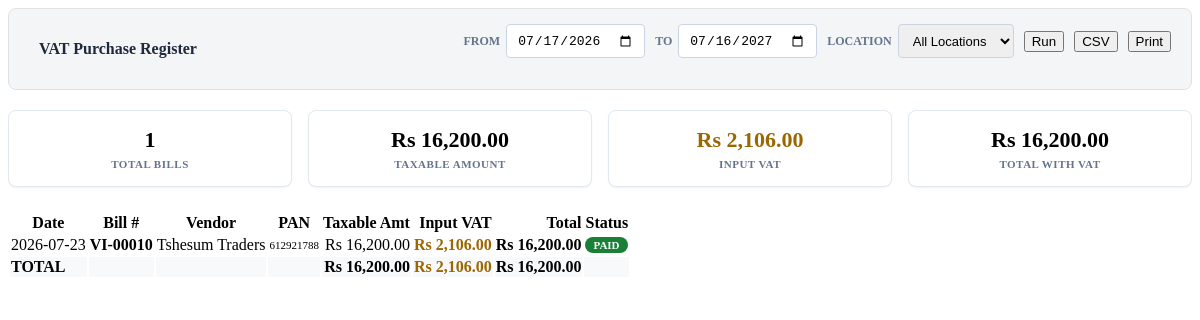
Screenshot of /forms/modules/reports/vat/purchase_register_list.php with the database file from the repository.
### tables this page shows
CREATE TABLE `system_info` (
  `id` int(30) NOT NULL AUTO_INCREMENT,
  `meta_field` text NOT NULL,
  `meta_value` text NOT NULL,
  PRIMARY KEY (`id`),
  KEY `idx_si_meta_field` (`meta_field`(768))
);

CREATE TABLE `vendor_bills` (
  `id` varchar(36) NOT NULL,
  `header_id` varchar(36) NOT NULL,
  `vendor_id` varchar(36) NOT NULL,
  `bill_date` date NOT NULL,
  `due_date` date NOT NULL,
  `vendor_invoice_number` varchar(50) DEFAULT NULL,
  `subtotal` decimal(14,2) NOT NULL,
  `discount_amount` decimal(14,2) NOT NULL,
  `tax_amount` decimal(14,2) NOT NULL,
  `total_amount` decimal(14,2) NOT NULL,
  `amount_paid` decimal(14,2) NOT NULL,
  `balance_due` decimal(14,2) NOT NULL,
  `payment_status` enum('unpaid','partial','paid') NOT NULL,
  `created_by` varchar(36) DEFAULT NULL,
  PRIMARY KEY (`id`),
  UNIQUE KEY `header_id` (`header_id`),
  UNIQUE KEY `vendor_invoice_number` (`vendor_invoice_number`),
  KEY `idx_vb_date` (`bill_date`),
  KEY `idx_vb_header_id` (`header_id`),
  KEY `idx_vb_vendor_id` (`vendor_id`),
  KEY `idx_vb_due_date` (`due_date`),
  KEY `idx_vb_balance_due` (`balance_due`),
  KEY `idx_vb_vendor_status` (`vendor_id`,`balance_due`),
  KEY `idx_vb_payment_status` (`payment_status`,`bill_date`),
  CONSTRAINT `vendor_bills_ibfk_1` FOREIGN KEY (`header_id`) REFERENCES `transaction_headers` (`id`),
  CONSTRAINT `vendor_bills_ibfk_2` FOREIGN KEY (`vendor_id`) REFERENCES `vendors` (`id`)
);

CREATE TABLE `vendors` (
  `id` varchar(36) NOT NULL,
  `vendor_code` varchar(20) DEFAULT NULL,
  `company_name` varchar(150) NOT NULL,
  `contact_name` varchar(100) DEFAULT NULL,
  `location_id` varchar(36) DEFAULT NULL,
  `phone` varchar(20) DEFAULT NULL,
  `email` varchar(150) DEFAULT NULL,
  `address` text DEFAULT NULL,
  `pan_number` varchar(20) DEFAULT NULL,
  `vat_number` varchar(20) DEFAULT NULL,
  `payable_account_id` varchar(36) NOT NULL,
  `payment_terms_days` int(11) DEFAULT NULL,
  `credit_limit` decimal(14,2) DEFAULT NULL,
  `is_active` tinyint(1) NOT NULL DEFAULT 1,
  `created_at` timestamp NOT NULL DEFAULT current_timestamp(),
  `is_deleted` tinyint(1) DEFAULT 0,
  `updated_at` timestamp NOT NULL DEFAULT current_timestamp() ON UPDATE current_timestamp(),
  PRIMARY KEY (`id`),
  UNIQUE KEY `vendor_code` (`vendor_code`),
  KEY `payable_account_id` (`payable_account_id`),
  KEY `location_id` (`location_id`),
  KEY `idx_vend_del_act` (`is_deleted`,`is_active`),
  KEY `idx_vend_created` (`created_at`,`is_deleted`),
  CONSTRAINT `vendors_ibfk_1` FOREIGN KEY (`payable_account_id`) REFERENCES `accounts` (`id`)
);

### forms/modules/reports/vat/purchase_register_list.php (the view, shortened to what the rows shown need)
<?php
require_once 'database/DBConnection.php';
require_once 'forms/modules/reports/rpt_helpers.php';
$db = db();
$fy        = rpt_get_current_fiscal_year_dates();
$today     = date('Y-m-d');
$date_from = $_GET['date_from'] ?? $fy['start_date'];
$date_to   = $_GET['date_to']   ?? $fy['end_date'];
$loc_sql = rpt_location_sql('th');
$bills = $db->fetchAll("
    SELECT vb.bill_date, vb.vendor_invoice_number AS bill_number, v.company_name AS vendor, v.pan_number,
           vb.subtotal, vb.tax_amount, vb.total_amount, vb.payment_status
    FROM vendor_bills vb
    JOIN vendors v ON vb.vendor_id = v.id
    JOIN transaction_headers th ON vb.header_id = th.id
    WHERE vb.bill_date BETWEEN ? AND ? AND th.is_deleted = 0 AND th.status NOT IN ('void', 'voided', 'draft') AND vb.tax_amount > 0 {$loc_sql}
    ORDER BY vb.bill_date DESC
", [$date_from, $date_to]);
$total_taxable = array_sum(array_column($bills, 'subtotal'));
$total_vat     = array_sum(array_column($bills, 'tax_amount'));
$total_amount  = array_sum(array_column($bills, 'total_amount'));
?>
<?php rpt_filter_bar('VAT Purchase Register', [
    ['name'=>'date_from','label'=>'From','type'=>'date','default'=>date('Y-m-01')],
    ['name'=>'date_to',  'label'=>'To',  'type'=>'date','default'=>$today],
], 'tbl-vat-pur'); ?>
<div class="rpt-summary">
  <div class="rpt-summary-card"><div class="val"><?= rpt_currency($total_taxable) ?></div><div class="lbl">Taxable Amount</div></div>
  <div class="rpt-summary-card"><div class="val" style="color:#9a6700"><?= rpt_currency($total_vat) ?></div><div class="lbl">Input VAT</div></div>
  <div class="rpt-summary-card"><div class="val"><?= rpt_currency($total_amount) ?></div><div class="lbl">Total with VAT</div></div>
</div>
<div class="ns-portlet">
  <div class="ns-portlet-content">
    <table class="ns-report-table" id="tbl-purchase-register">
      <thead><tr>
        <th>Date</th><th>Bill #</th><th>Vendor</th><th>PAN</th>
        <th style="text-align:right">Taxable Amt</th>
        <th style="text-align:right">Input VAT</th>
        <th style="text-align:right">Total</th>
        <th>Status</th>
      </tr></thead>
      <tbody>
      <?php if (empty($bills)): ?>
        <tr>
          <td>No data</td><td></td><td></td><td></td><td></td><td></td><td></td><td></td>
        </tr>
      <?php else: foreach ($bills as $r):
        $sc = ['unpaid'=>'#c00','partial'=>'#9a6700','paid'=>'#1a7f37'][$r['payment_status']] ?? '#888';
      ?>
        <tr>
          <td><?= rpt_date($r['bill_date']) ?></td>
          <td style="font-weight:600"><?= htmlspecialchars($r['bill_number']) ?></td>
          <td><?= htmlspecialchars($r['vendor']) ?></td>
          <td style="font-size:11px"><?= htmlspecialchars($r['pan_number'] ?? '-') ?></td>
          <td style="text-align:right"><?= rpt_currency($r['subtotal']) ?></td>
          <td style="text-align:right;color:#9a6700;font-weight:600"><?= rpt_currency($r['tax_amount']) ?></td>
          <td style="text-align:right;font-weight:700"><?= rpt_currency($r['total_amount']) ?></td>
          <td><?= rpt_badge(strtoupper($r['payment_status']),$sc) ?></td>
        </tr>
      <?php endforeach; endif; ?>
      </tbody>
      <tfoot><tr style="font-weight:700;background:#f8f9fa">
        <td>TOTAL</td>
        <td></td><td></td><td></td>
        <td style="text-align:right"><?= rpt_currency($total_taxable) ?></td>
        <td style="text-align:right;color:#9a6700"><?= rpt_currency($total_vat) ?></td>
        <td style="text-align:right"><?= rpt_currency($total_amount) ?></td>
        <td></td>
      </tr></tfoot>
    </table>
  </div>
</div>

### forms/modules/reports/rpt_helpers.php (shortened to what the rows shown need)
<?php
function rpt_header(string $title) {
    static $shutdown_registered = false;
    if (!$shutdown_registered) {
        register_shutdown_function(function() {
            echo '</td></tr></tbody></table>';
        });
    }
    echo '<table class="rpt-main-print-wrapper" style="width:100%; border-collapse:collapse; border:none; margin:0; padding:0;">';
    echo '<tbody><tr><td style="border:none; padding:0;">';
}
function rpt_get_current_fiscal_year_dates(): array {
    static $fy_dates = null;
    if ($fy_dates !== null) return $fy_dates;
    $today = date('Y-m-d');
    $db = db();
    $active_fy = $db->fetchOne("SELECT * FROM fiscal_years WHERE ? BETWEEN start_date AND end_date LIMIT 1", [$today]);
    if ($active_fy) {
        $fy_dates = [
            'start_date' => $active_fy['start_date'],
            'end_date'   => $active_fy['end_date'],
            'name'       => $active_fy['name'],
        ];
    }
    return $fy_dates;
}
function rpt_filter_bar(string $title, array $filters, string $export_id = '', string $extra_html = '') {
    rpt_header($title);
}
function rpt_currency(float $v): string {
    static $dp = null;
    if ($dp === null) {
        $db = db();
        $dp = (int)($db->fetchOne("SELECT meta_value FROM system_info WHERE meta_field = 'decimal_places'")['meta_value'] ?? 2);
    }
    return 'Rs '.number_format($v, $dp);
}
function rpt_date($date): string {
    static $df = null;
    if ($df === null) {
        $db = db();
        $df = $db->fetchOne("SELECT meta_value FROM system_info WHERE meta_field = 'date_format'")['meta_value'] ?? 'Y-m-d';
    }
    return date($df, strtotime($date));
}
function rpt_badge(string $text, string $color = '#888'): string {
    return '<span style="background:'.$color.';color:#fff;padding:2px 8px;border-radius:10px;font-size:11px;font-weight:600;">'.$text.'</span>';
}
function rpt_location_sql(string $alias = 'h'): string {
    return "";
}
?>

### rows the page displays
system_info: meta_value "Rs 16,200.00", meta_value "Rs 2,106.00"
vendor_bills: bill_date "2026-07-23", vendor_invoice_number "VI-00010", vendor.company_name "Tshesum Traders", vendor.pan_number "612921788", subtotal.meta_value "Rs 16,200.00", tax_amount.meta_value "Rs 2,106.00", total_amount.meta_value "Rs 16,200.00"

### other values shown
$title "VAT Purchase Register"
$f['label'] "FROM"
$f['label'] "TO"
$f['label'] "LOCATION"
count($bills) "1"
form field location_id "All Locations"
